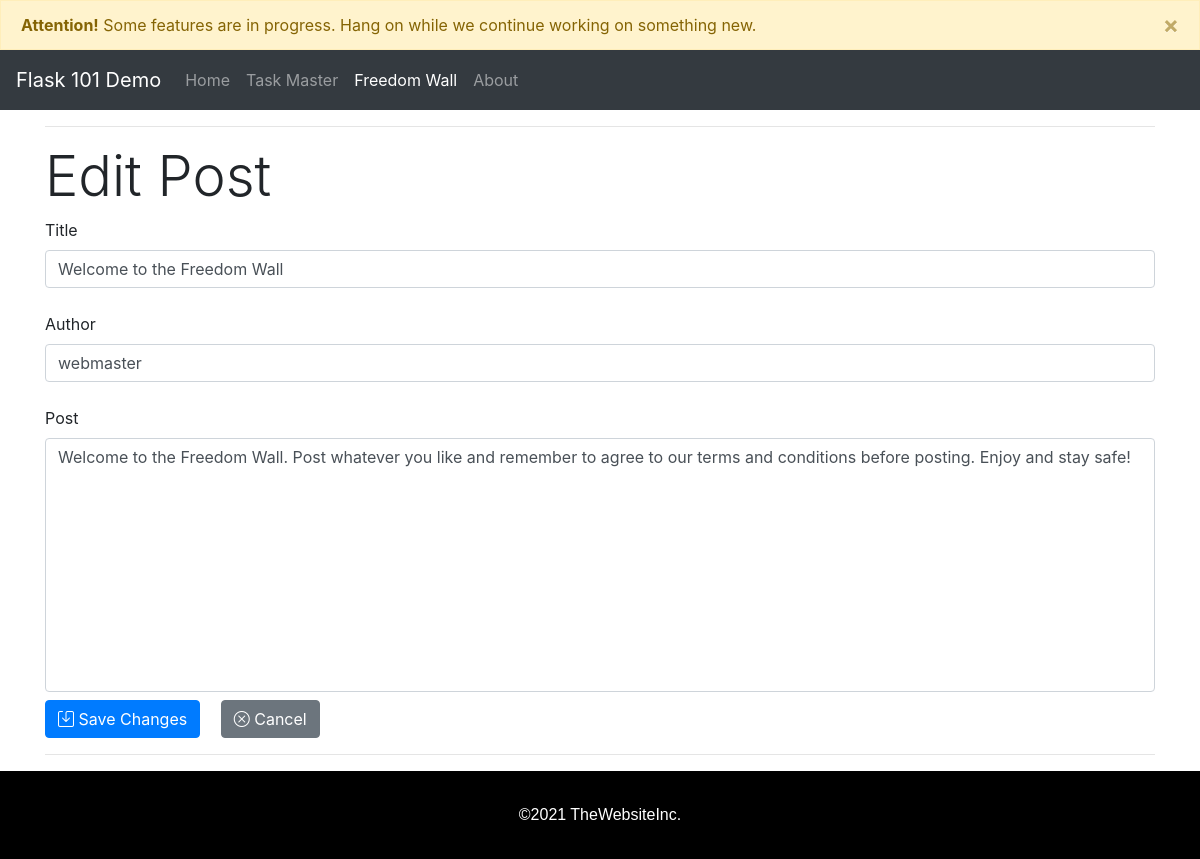
The app's page /blog_edit/3 with its own data.
### app.py (models this page shows, shortened)
class BlogPost(db.Model):
    id = db.Column(db.Integer, primary_key = True)
    title = db.Column(db.String(50), nullable = False)
    content = db.Column(db.Text, nullable=False)
    author = db.Column(db.String(20), nullable=False)
    datePosted = db.Column(db.DateTime, nullable = False , default = datetime.utcnow)
    dateEdited = db.Column(db.String(30), nullable = False, default = datetime.utcnow)

### app.py (the view)
@app.route('/blog_edit/<int:id>', methods= ['GET', 'POST'])
def blog_edit(id):
    post = BlogPost.query.get_or_404(id)
    if request.method == 'POST':
        post.title = request.form['title']
        post.author = request.form['author']
        post.content = request.form['content']
        post.dateEdited = request.form['dateEdited']
        db.session.commit()
        return redirect('/blog_posts')
    else:
        return render_template('blog_edit.html', post=post)

### templates/blog_edit.html (shortened to what this page needs)
{% extends 'base.html' %}  {% block body %}
<div class="container">
  <hr />
  <h2 class="display-4">Edit Post</h2>
  <form action="/blog_edit/{{post.id}}" method="POST" novalidate>
    <label for="title">Title</label>
    <input class="form-control" type="text" name="title" id="title" value="{{post.title}}" autocomplete="off"
      required />
    <br />
    <label for="author">Author</label>
    <input class="form-control" type="text" name="author" id="author" value="{{post.author}}" autocomplete="off"
      required />
    <br />
    <label for="content">Post</label>
    <textarea class="form-control mb-2" style="resize: none" name="content" id="content" cols="30" rows="10"
      value="{{post.content}}">
{{post.content}}</textarea>
    <button type="submit" class="btn btn-primary mr-3">
      <i class="bi bi-save"></i> Save Changes
    </button>
    <a href="/blog_posts" class="btn btn-secondary" role="button"><i class="bi bi-x-circle"></i> Cancel</a>
  </form>
  <hr />
</div>
{% endblock %}

### static/css/main.css (style rules this page uses)
:root { --header-height: 60px; scroll-padding-top: var(--header-height); scroll-behavior: smooth; }

### records on screen
BlogPost: title "Welcome to the Freedom Wall", author "webmaster", content "Welcome to the Freedom Wall. Post whatever you like and remember to agree to our terms and conditions before posting. Enjoy and stay safe!"
